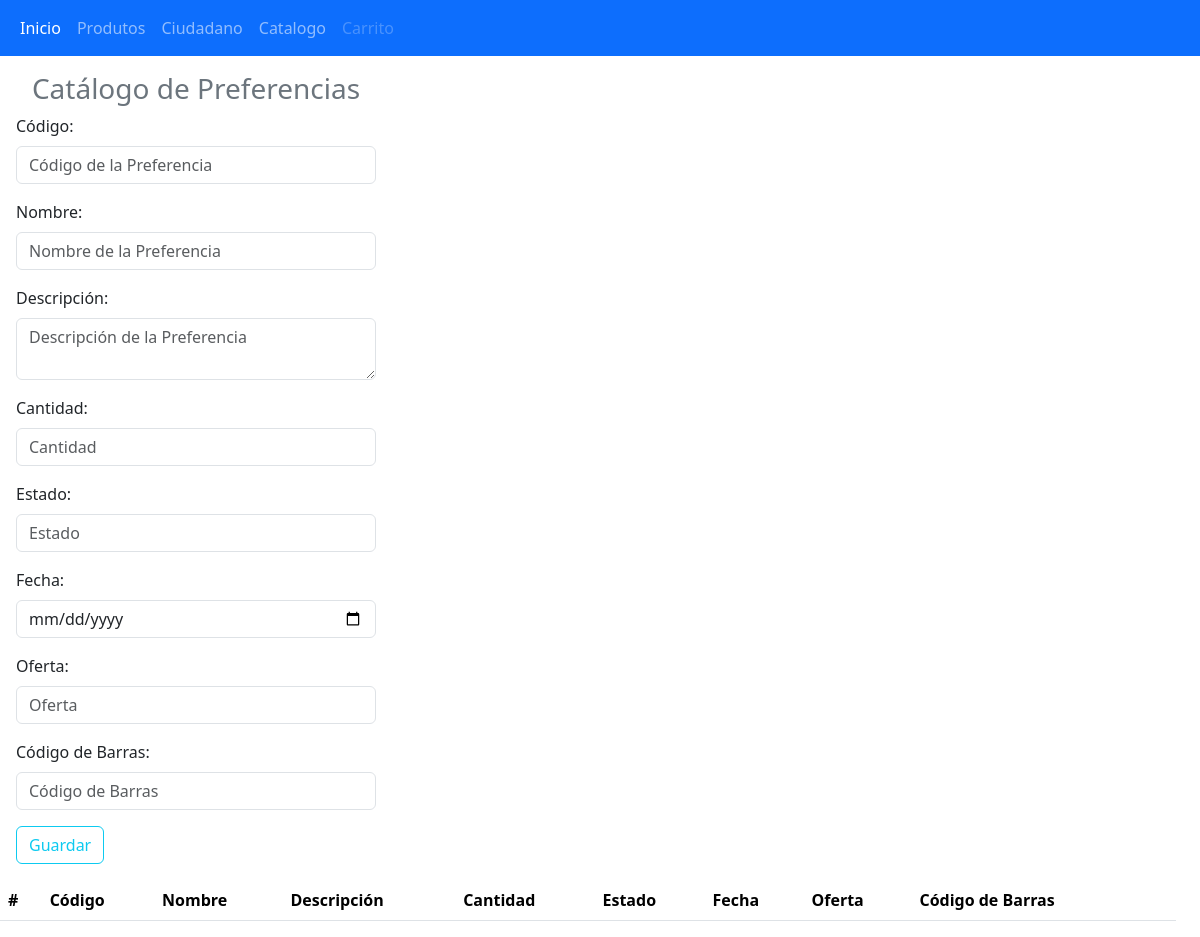
Before: /catalogoPreferencias.php with the older database file.
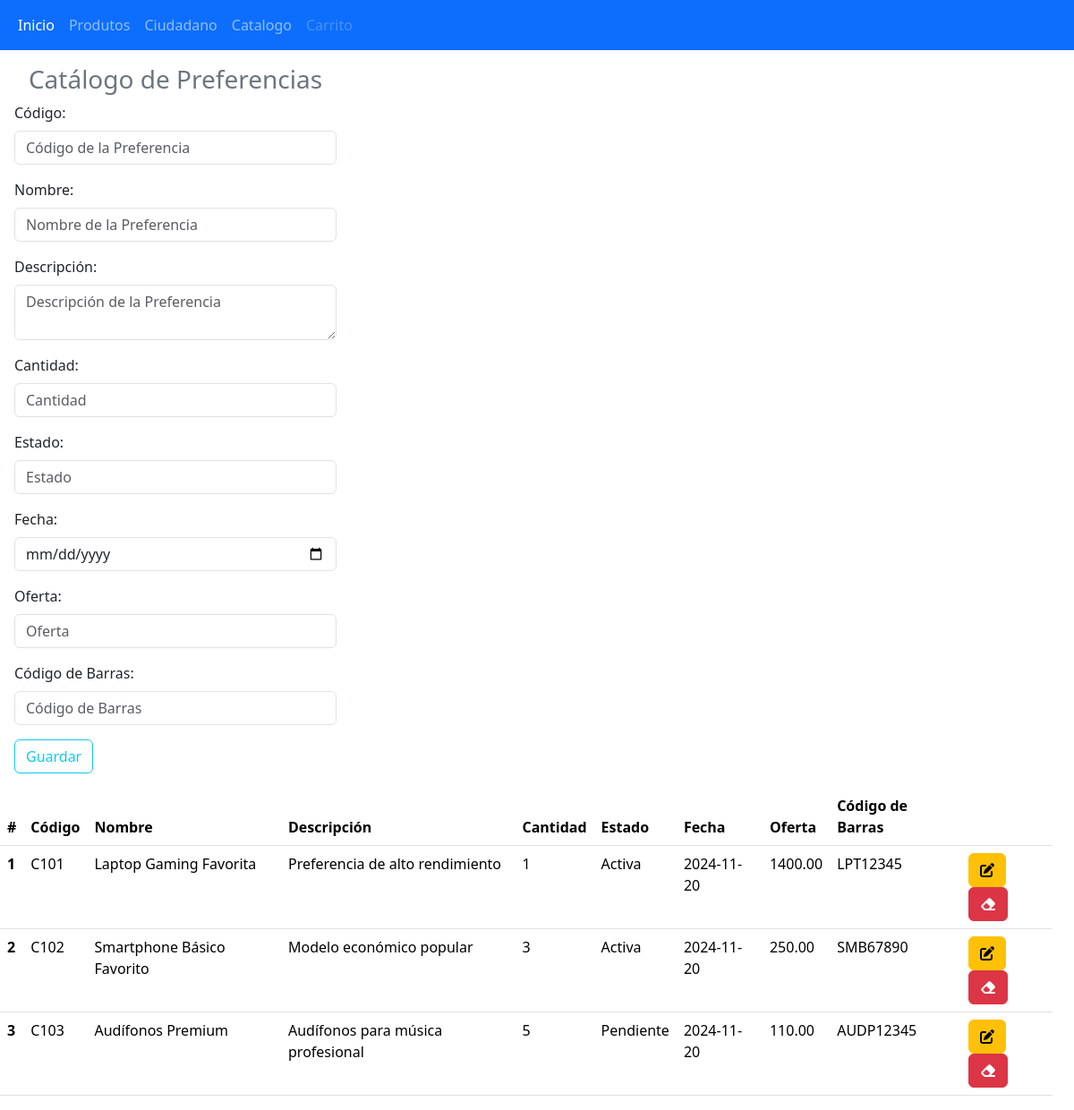
After: the same page with the newer database file.
### tables this page shows
CREATE TABLE `catalogopreferencias` (
  `id` int(11) NOT NULL,
  `idProducto` int(11) NOT NULL,
  `idCiudadano` int(11) DEFAULT NULL,
  `codigo` varchar(50) NOT NULL,
  `nombre` varchar(100) DEFAULT NULL,
  `descripcion` text DEFAULT NULL,
  `cantidad` int(11) DEFAULT NULL,
  `estado` varchar(20) DEFAULT NULL,
  `fecha` date DEFAULT NULL,
  `oferta` decimal(10,2) DEFAULT NULL,
  `codigoBarras` varchar(50) DEFAULT NULL
);

### catalogoPreferencias.php (the view, shortened to what this page needs)
<!DOCTYPE html>
<html lang="es">
<head>
    <link href="https://cdn.jsdelivr.net/npm/bootstrap@5.3.3/dist/css/bootstrap.min.css" rel="stylesheet">
</head>
<body>
<?php
include "navbar.php";
?>
<div class="container-fluid row">
    <?php
    include "conexion.php";
    ?>
    <form class="col-4 p-3" method="POST">
        <fieldset>
            <h3 class="text-center text-secondary">Catálogo de Preferencias</h3>
            <div class="mb-3">
                <label class="form-label">Código:</label>
                <input type="text" class="form-control" placeholder="Código de la Preferencia" name="codigo">
            </div>
            <div class="mb-3">
                <label class="form-label">Nombre:</label>
                <input type="text" class="form-control" placeholder="Nombre de la Preferencia" name="nombre">
            </div>
            <div class="mb-3">
                <label class="form-label">Descripción:</label>
                <textarea class="form-control" placeholder="Descripción de la Preferencia" name="descripcion"></textarea>
            </div>
            <div class="mb-3">
                <label class="form-label">Cantidad:</label>
                <input type="number" class="form-control" placeholder="Cantidad" name="cantidad">
            </div>
            <div class="mb-3">
                <label class="form-label">Estado:</label>
                <input type="text" class="form-control" placeholder="Estado" name="estado">
            </div>
            <div class="mb-3">
                <label class="form-label">Fecha:</label>
                <input type="date" class="form-control" name="fecha">
            </div>
            <div class="mb-3">
                <label class="form-label">Oferta:</label>
                <input type="text" class="form-control" placeholder="Oferta" name="oferta">
            </div>
            <div class="mb-3">
                <label class="form-label">Código de Barras:</label>
                <input type="text" class="form-control" placeholder="Código de Barras" name="codigoBarras">
            </div>
            <button type="submit" class="btn btn-outline-info m-auto" name="btnGuardar" value="ok">Guardar</button>
        </fieldset>
    </form>
    <?php
    $sql = $conexion->query("SELECT id, codigo, nombre, descripcion, cantidad, estado, fecha, oferta, codigoBarras FROM catalogopreferencias");
    ?>
    <table class="table">
        <thead class="bg-info">
        <tr>
            <th scope="col">#</th>
            <th scope="col">Código</th>
            <th scope="col">Nombre</th>
            <th scope="col">Descripción</th>
            <th scope="col">Cantidad</th>
            <th scope="col">Estado</th>
            <th scope="col">Fecha</th>
            <th scope="col">Oferta</th>
            <th scope="col">Código de Barras</th>
            <th scope="col"></th>
        </tr>
        </thead>
        <tbody>
        <?php while($datos = $sql->fetch_object()){ ?>
            <tr>
                <th scope="row"><?= $datos->id ?></th>
                <td><?= $datos->codigo ?></td>
                <td><?= $datos->nombre ?></td>
                <td><?= $datos->descripcion ?></td>
                <td><?= $datos->cantidad ?></td>
                <td><?= $datos->estado ?></td>
                <td><?= $datos->fecha ?></td>
                <td><?= $datos->oferta ?></td>
                <td><?= $datos->codigoBarras ?></td>
                <td>
                    <a href="actualizar.php?id=<?= $datos->id ?>" class="btn btn-small btn-warning"><i class="fa-solid fa-pen-to-square"></i></a>
                    <a href="eliminar.php?id=<?= $datos->id ?>" class="btn btn-small btn-danger"><i class="fa-solid fa-eraser"></i></a>
                </td>
            </tr>
        <?php } ?>
        </tbody>
    </table>
</div>
</body>
</html>

### navbar.php
<nav class="navbar navbar-expand-sm bg-primary navbar-dark">
<div class="container-fluid">
  <ul class="navbar-nav">
    <li class="nav-item">
      <a class="nav-link active" href="index.php">Inicio</a>
    </li>
    <li class="nav-item">
      <a class="nav-link" href="productos.php">Produtos</a>
    </li>
    <li class="nav-item">
      <a class="nav-link" href="ciudadano.php">Ciudadano</a>
    </li>
    <li class="nav-item">
      <a class="nav-link" href="catalogoPreferencias.php">Catalogo</a>
    </li>
    <li class="nav-item">
      <a class="nav-link disabled" href="#">Carrito</a>
    </li>
  </ul>
</div>
</nav>

Changed rows visible on the page:
added catalogopreferencias: id "1", codigo "C101", nombre "Laptop Gaming Favorita", descripcion "Preferencia de alto rendimiento", cantidad "1", estado "Activa", fecha "2024-11-20", oferta "1400.00", codigoBarras "LPT12345"
added catalogopreferencias: id "2", codigo "C102", nombre "Smartphone Básico Favorito", descripcion "Modelo económico popular", cantidad "3", estado "Activa", fecha "2024-11-20", oferta "250.00", codigoBarras "SMB67890"
added catalogopreferencias: id "3", codigo "C103", nombre "Audífonos Premium", descripcion "Audífonos para música profesional", cantidad "5", estado "Pendiente", fecha "2024-11-20", oferta "110.00", codigoBarras "AUDP12345"
